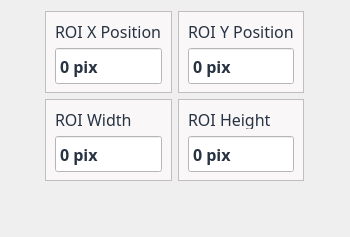
<?xml version="1.0" encoding="UTF-8"?>
<ui version="4.0">
 <class>WidgetEditCameraROI</class>
 <widget class="QWidget" name="WidgetEditCameraROI">
  <property name="geometry">
   <rect>
    <x>0</x>
    <y>0</y>
    <width>350</width>
    <height>237</height>
   </rect>
  </property>
  <property name="windowTitle">
   <string>Form</string>
  </property>
  <layout class="QGridLayout" name="gridLayout_2">
   <item row="0" column="0">
    <spacer name="horizontalSpacer">
     <property name="orientation">
      <enum>Qt::Horizontal</enum>
     </property>
     <property name="sizeHint" stdset="0">
      <size>
       <width>40</width>
       <height>20</height>
      </size>
     </property>
    </spacer>
   </item>
   <item row="0" column="1">
    <layout class="QGridLayout" name="gridLayout">
     <item row="0" column="0">
      <widget class="QFrame" name="frameDashBoardROIHoseDetectionXPosition">
       <property name="sizePolicy">
        <sizepolicy hsizetype="Fixed" vsizetype="Fixed">
         <horstretch>0</horstretch>
         <verstretch>0</verstretch>
        </sizepolicy>
       </property>
       <property name="maximumSize">
        <size>
         <width>200</width>
         <height>82</height>
        </size>
       </property>
       <property name="styleSheet">
        <string notr="true">QFrame{
     background:rgb(249,247,248);
  
     min-height: 80px;
     max-height: 80px;
}

QLabel{
  background:rgb(249,247,248);
 border: px solid rgb(0,255,0);
  color: rgb(39,51,66);
  font-size: 16px;
  font-family: Siemens Sans;
  min-height: 20px;
  max-height: 20px;
}

QDoubleSpinBox{
background:rgb(255,255,255);
  color: rgb(39,51,66);
  font-size: 16px;
  font-weight: bold;
  font-family: Siemens Sans;
  min-height: 32px;
  max-height: 32px;
}

QDoubleSpinBox::focus{
 border: 2px solid rgb(0,95,135);
}

</string>
       </property>
       <property name="frameShape">
        <enum>QFrame::StyledPanel</enum>
       </property>
       <property name="frameShadow">
        <enum>QFrame::Raised</enum>
       </property>
       <layout class="QGridLayout" name="gridLayout_17">
        <property name="leftMargin">
         <number>9</number>
        </property>
        <property name="rightMargin">
         <number>9</number>
        </property>
        <item row="0" column="0">
         <widget class="QLabel" name="labelDashBoardROIHoseDetectionXPosition">
          <property name="font">
           <font>
            <family>Siemens Sans</family>
            <pointsize>-1</pointsize>
           </font>
          </property>
          <property name="styleSheet">
           <string notr="true"/>
          </property>
          <property name="text">
           <string>ROI X Position</string>
          </property>
         </widget>
        </item>
        <item row="1" column="0">
         <widget class="QDoubleSpinBox" name="doubleSpinBoxROIHoseDetectionXPosition">
          <property name="font">
           <font>
            <family>Siemens Sans</family>
            <pointsize>-1</pointsize>
            <weight>75</weight>
            <bold>true</bold>
           </font>
          </property>
          <property name="styleSheet">
           <string notr="true">QDoubleSpinBox{
     background:rgb(255,255,255);
     color:rgb(39,51,66);
}</string>
          </property>
          <property name="wrapping">
           <bool>false</bool>
          </property>
          <property name="buttonSymbols">
           <enum>QAbstractSpinBox::NoButtons</enum>
          </property>
          <property name="suffix">
           <string> pix</string>
          </property>
          <property name="decimals">
           <number>0</number>
          </property>
          <property name="minimum">
           <double>0.000000000000000</double>
          </property>
          <property name="maximum">
           <double>5000.000000000000000</double>
          </property>
          <property name="singleStep">
           <double>1.000000000000000</double>
          </property>
          <property name="value">
           <double>0.000000000000000</double>
          </property>
         </widget>
        </item>
       </layout>
      </widget>
     </item>
     <item row="0" column="1">
      <widget class="QFrame" name="frameDashBoardROIHoseDetectionYPosition">
       <property name="sizePolicy">
        <sizepolicy hsizetype="Fixed" vsizetype="Fixed">
         <horstretch>0</horstretch>
         <verstretch>0</verstretch>
        </sizepolicy>
       </property>
       <property name="maximumSize">
        <size>
         <width>200</width>
         <height>82</height>
        </size>
       </property>
       <property name="styleSheet">
        <string notr="true">QFrame{
     background:rgb(249,247,248);
   
     min-height: 80px;
     max-height: 80px;
}

QLabel{
  background:rgb(249,247,248);
  border: 0px solid rgb(0,255,0);
  color: rgb(39,51,66);
  font-size: 16px;
  font-family: Siemens Sans;
  min-height: 20px;
  max-height: 20px;
}

QDoubleSpinBox{
background:rgb(255,255,255);
  color: rgb(39,51,66);
  font-size: 16px;
  font-weight: bold;
  font-family: Siemens Sans;
  min-height: 32px;
  max-height: 32px;
}

QDoubleSpinBox::focus{
 border: 2px solid rgb(0,95,135);
}

</string>
       </property>
       <property name="frameShape">
        <enum>QFrame::StyledPanel</enum>
       </property>
       <property name="frameShadow">
        <enum>QFrame::Raised</enum>
       </property>
       <layout class="QGridLayout" name="gridLayout_18">
        <property name="leftMargin">
         <number>9</number>
        </property>
        <property name="rightMargin">
         <number>9</number>
        </property>
        <item row="0" column="0">
         <widget class="QLabel" name="labelDashBoardROIHoseDetectionYPosition">
          <property name="font">
           <font>
            <family>Siemens Sans</family>
            <pointsize>-1</pointsize>
           </font>
          </property>
          <property name="styleSheet">
           <string notr="true"/>
          </property>
          <property name="text">
           <string>ROI Y Position</string>
          </property>
         </widget>
        </item>
        <item row="1" column="0">
         <widget class="QDoubleSpinBox" name="doubleSpinBoxROIHoseDetectionYPosition">
          <property name="font">
           <font>
            <family>Siemens Sans</family>
            <pointsize>-1</pointsize>
            <weight>75</weight>
            <bold>true</bold>
           </font>
          </property>
          <property name="styleSheet">
           <string notr="true">QDoubleSpinBox{
     background:rgb(255,255,255);
     color:rgb(39,51,66);
}</string>
          </property>
          <property name="wrapping">
           <bool>false</bool>
          </property>
          <property name="buttonSymbols">
           <enum>QAbstractSpinBox::NoButtons</enum>
          </property>
          <property name="suffix">
           <string> pix</string>
          </property>
          <property name="decimals">
           <number>0</number>
          </property>
          <property name="minimum">
           <double>0.000000000000000</double>
          </property>
          <property name="maximum">
           <double>5000.000000000000000</double>
          </property>
          <property name="singleStep">
           <double>1.000000000000000</double>
          </property>
          <property name="value">
           <double>0.000000000000000</double>
          </property>
         </widget>
        </item>
       </layout>
      </widget>
     </item>
     <item row="1" column="0">
      <widget class="QFrame" name="frameDashBoardROIHoseDetectionWidth">
       <property name="maximumSize">
        <size>
         <width>200</width>
         <height>82</height>
        </size>
       </property>
       <property name="styleSheet">
        <string notr="true">QFrame{
     background:rgb(249,247,248);
    
     min-height: 80px;
     max-height: 80px;
}

QLabel{
  background:rgb(249,247,248);
  border: 0px solid rgb(0,255,0);
  color: rgb(39,51,66);
  font-size: 16px;
  font-family: Siemens Sans;
  min-height: 20px;
  max-height: 20px;
}

QDoubleSpinBox{
background:rgb(255,255,255);
  color: rgb(39,51,66);
  font-size: 16px;
  font-weight: bold;
  font-family: Siemens Sans;
  min-height: 32px;
  max-height: 32px;
}

QDoubleSpinBox::focus{
 border: 2px solid rgb(0,95,135);
}

</string>
       </property>
       <property name="frameShape">
        <enum>QFrame::StyledPanel</enum>
       </property>
       <property name="frameShadow">
        <enum>QFrame::Raised</enum>
       </property>
       <layout class="QGridLayout" name="gridLayout_19">
        <property name="leftMargin">
         <number>9</number>
        </property>
        <property name="rightMargin">
         <number>9</number>
        </property>
        <item row="0" column="0">
         <widget class="QLabel" name="labelDashBoardROIHoseDetectionWidth">
          <property name="font">
           <font>
            <family>Siemens Sans</family>
            <pointsize>-1</pointsize>
           </font>
          </property>
          <property name="styleSheet">
           <string notr="true"/>
          </property>
          <property name="text">
           <string>ROI Width</string>
          </property>
         </widget>
        </item>
        <item row="1" column="0">
         <widget class="QDoubleSpinBox" name="doubleSpinBoxROIHoseDetectionWidth">
          <property name="font">
           <font>
            <family>Siemens Sans</family>
            <pointsize>-1</pointsize>
            <weight>75</weight>
            <bold>true</bold>
           </font>
          </property>
          <property name="styleSheet">
           <string notr="true">QDoubleSpinBox{
     background:rgb(255,255,255);
     color:rgb(39,51,66);
}</string>
          </property>
          <property name="wrapping">
           <bool>false</bool>
          </property>
          <property name="buttonSymbols">
           <enum>QAbstractSpinBox::NoButtons</enum>
          </property>
          <property name="suffix">
           <string> pix</string>
          </property>
          <property name="decimals">
           <number>0</number>
          </property>
          <property name="minimum">
           <double>0.000000000000000</double>
          </property>
          <property name="maximum">
           <double>5000.000000000000000</double>
          </property>
          <property name="singleStep">
           <double>1.000000000000000</double>
          </property>
          <property name="value">
           <double>0.000000000000000</double>
          </property>
         </widget>
        </item>
       </layout>
      </widget>
     </item>
     <item row="1" column="1">
      <widget class="QFrame" name="frameDashBoardROIHoseDetectionHeight">
       <property name="maximumSize">
        <size>
         <width>200</width>
         <height>82</height>
        </size>
       </property>
       <property name="styleSheet">
        <string notr="true">QFrame{
     background:rgb(249,247,248);
    
     min-height: 80px;
     max-height: 80px;
}

QLabel{
  background:rgb(249,247,248);
  border: 0px solid rgb(0,255,0);
  color: rgb(39,51,66);
  font-size: 16px;
  font-family: Siemens Sans;
  min-height: 20px;
  max-height: 20px;
}

QDoubleSpinBox{
background:rgb(255,255,255);
  color: rgb(39,51,66);
  font-size: 16px;
  font-weight: bold;
  font-family: Siemens Sans;
  min-height: 32px;
  max-height: 32px;
}

QDoubleSpinBox::focus{
 border: 2px solid rgb(0,95,135);
}

</string>
       </property>
       <property name="frameShape">
        <enum>QFrame::StyledPanel</enum>
       </property>
       <property name="frameShadow">
        <enum>QFrame::Raised</enum>
       </property>
       <layout class="QGridLayout" name="gridLayout_20">
        <property name="leftMargin">
         <number>9</number>
        </property>
        <property name="rightMargin">
         <number>9</number>
        </property>
        <item row="0" column="0">
         <widget class="QLabel" name="labelDashBoardROIROIHoseDetectionHeight">
          <property name="font">
           <font>
            <family>Siemens Sans</family>
            <pointsize>-1</pointsize>
           </font>
          </property>
          <property name="styleSheet">
           <string notr="true"/>
          </property>
          <property name="text">
           <string>ROI Height</string>
          </property>
         </widget>
        </item>
        <item row="1" column="0">
         <widget class="QDoubleSpinBox" name="doubleSpinBoxROIHoseDetectionHeight">
          <property name="font">
           <font>
            <family>Siemens Sans</family>
            <pointsize>-1</pointsize>
            <weight>75</weight>
            <bold>true</bold>
           </font>
          </property>
          <property name="styleSheet">
           <string notr="true">QDoubleSpinBox{
     background:rgb(255,255,255);
     color:rgb(39,51,66);
}</string>
          </property>
          <property name="wrapping">
           <bool>false</bool>
          </property>
          <property name="buttonSymbols">
           <enum>QAbstractSpinBox::NoButtons</enum>
          </property>
          <property name="suffix">
           <string> pix</string>
          </property>
          <property name="decimals">
           <number>0</number>
          </property>
          <property name="minimum">
           <double>0.000000000000000</double>
          </property>
          <property name="maximum">
           <double>5000.000000000000000</double>
          </property>
          <property name="singleStep">
           <double>1.000000000000000</double>
          </property>
          <property name="value">
           <double>0.000000000000000</double>
          </property>
         </widget>
        </item>
       </layout>
      </widget>
     </item>
    </layout>
   </item>
   <item row="0" column="2">
    <spacer name="horizontalSpacer_2">
     <property name="orientation">
      <enum>Qt::Horizontal</enum>
     </property>
     <property name="sizeHint" stdset="0">
      <size>
       <width>40</width>
       <height>20</height>
      </size>
     </property>
    </spacer>
   </item>
   <item row="1" column="1">
    <spacer name="verticalSpacer">
     <property name="orientation">
      <enum>Qt::Vertical</enum>
     </property>
     <property name="sizeHint" stdset="0">
      <size>
       <width>20</width>
       <height>49</height>
      </size>
     </property>
    </spacer>
   </item>
  </layout>
 </widget>
 <resources/>
 <connections/>
</ui>
